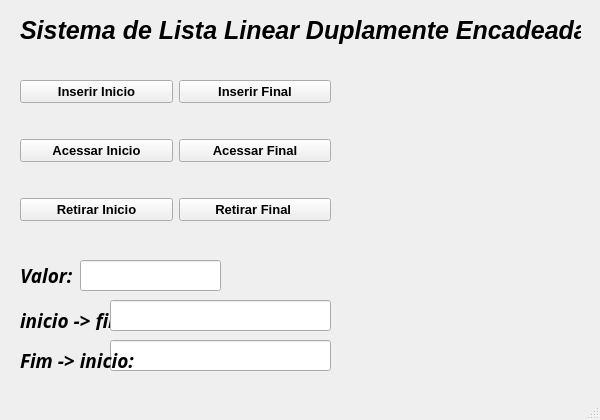
<?xml version="1.0" encoding="UTF-8"?>
<ui version="4.0">
 <class>MainWindow</class>
 <widget class="QMainWindow" name="MainWindow">
  <property name="geometry">
   <rect>
    <x>0</x>
    <y>0</y>
    <width>600</width>
    <height>420</height>
   </rect>
  </property>
  <property name="windowTitle">
   <string>MainWindow</string>
  </property>
  <widget class="QWidget" name="centralwidget">
   <widget class="QLineEdit" name="lineEdit_Valor">
    <property name="geometry">
     <rect>
      <x>80</x>
      <y>260</y>
      <width>141</width>
      <height>31</height>
     </rect>
    </property>
    <property name="font">
     <font>
      <family>Ubuntu Mono</family>
      <italic>true</italic>
      <bold>true</bold>
     </font>
    </property>
   </widget>
   <widget class="QLabel" name="label">
    <property name="geometry">
     <rect>
      <x>20</x>
      <y>260</y>
      <width>111</width>
      <height>31</height>
     </rect>
    </property>
    <property name="font">
     <font>
      <family>Ubuntu Condensed</family>
      <pointsize>14</pointsize>
      <italic>true</italic>
      <bold>true</bold>
     </font>
    </property>
    <property name="text">
     <string>Valor:</string>
    </property>
   </widget>
   <widget class="QLabel" name="label_2">
    <property name="geometry">
     <rect>
      <x>20</x>
      <y>10</y>
      <width>561</width>
      <height>41</height>
     </rect>
    </property>
    <property name="font">
     <font>
      <pointsize>19</pointsize>
      <italic>true</italic>
      <bold>true</bold>
     </font>
    </property>
    <property name="text">
     <string>Sistema de Lista Linear Duplamente Encadeada</string>
    </property>
   </widget>
   <widget class="QLabel" name="label_3">
    <property name="geometry">
     <rect>
      <x>600</x>
      <y>0</y>
      <width>181</width>
      <height>131</height>
     </rect>
    </property>
    <property name="midLineWidth">
     <number>-2</number>
    </property>
    <property name="text">
     <string/>
    </property>
    <property name="pixmap">
     <pixmap>:/new/prefix2/icon/foto.png</pixmap>
    </property>
    <property name="scaledContents">
     <bool>true</bool>
    </property>
   </widget>
   <widget class="QLabel" name="label_4">
    <property name="geometry">
     <rect>
      <x>20</x>
      <y>310</y>
      <width>111</width>
      <height>20</height>
     </rect>
    </property>
    <property name="font">
     <font>
      <family>Ubuntu Condensed</family>
      <pointsize>14</pointsize>
      <italic>true</italic>
      <bold>true</bold>
     </font>
    </property>
    <property name="text">
     <string>inicio -&gt; fim:</string>
    </property>
   </widget>
   <widget class="QLineEdit" name="lineEdit_Iniciofim">
    <property name="geometry">
     <rect>
      <x>110</x>
      <y>300</y>
      <width>221</width>
      <height>31</height>
     </rect>
    </property>
    <property name="font">
     <font>
      <family>Ubuntu Mono</family>
      <italic>true</italic>
      <bold>true</bold>
     </font>
    </property>
   </widget>
   <widget class="QLineEdit" name="lineEdit_fiminicio">
    <property name="geometry">
     <rect>
      <x>110</x>
      <y>340</y>
      <width>221</width>
      <height>31</height>
     </rect>
    </property>
    <property name="font">
     <font>
      <family>Ubuntu Mono</family>
      <italic>true</italic>
      <bold>true</bold>
     </font>
    </property>
   </widget>
   <widget class="QLabel" name="label_5">
    <property name="geometry">
     <rect>
      <x>20</x>
      <y>350</y>
      <width>121</width>
      <height>20</height>
     </rect>
    </property>
    <property name="font">
     <font>
      <family>Ubuntu Condensed</family>
      <pointsize>14</pointsize>
      <italic>true</italic>
      <bold>true</bold>
     </font>
    </property>
    <property name="text">
     <string>Fim -&gt; inicio:</string>
    </property>
   </widget>
   <widget class="QLabel" name="label_6">
    <property name="geometry">
     <rect>
      <x>360</x>
      <y>80</y>
      <width>211</width>
      <height>221</height>
     </rect>
    </property>
    <property name="text">
     <string/>
    </property>
    <property name="pixmap">
     <pixmap>imagens/soulindo.png</pixmap>
    </property>
    <property name="scaledContents">
     <bool>true</bool>
    </property>
   </widget>
   <widget class="QWidget" name="">
    <property name="geometry">
     <rect>
      <x>20</x>
      <y>50</y>
      <width>311</width>
      <height>201</height>
     </rect>
    </property>
    <layout class="QGridLayout" name="gridLayout">
     <item row="3" column="0">
      <widget class="QPushButton" name="pushButton_retirarInicio">
       <property name="font">
        <font>
         <pointsize>10</pointsize>
         <bold>true</bold>
        </font>
       </property>
       <property name="text">
        <string>Retirar Inicio</string>
       </property>
       <property name="icon">
        <iconset>
         <normaloff>imagens/delete_FILL0_wght400_GRAD0_opsz24.png</normaloff>imagens/delete_FILL0_wght400_GRAD0_opsz24.png</iconset>
       </property>
      </widget>
     </item>
     <item row="0" column="0">
      <widget class="QPushButton" name="pushButton_inserirInicio">
       <property name="font">
        <font>
         <pointsize>10</pointsize>
         <bold>true</bold>
        </font>
       </property>
       <property name="text">
        <string>Inserir Inicio</string>
       </property>
       <property name="icon">
        <iconset>
         <normaloff>imagens/add_FILL0_wght400_GRAD0_opsz24.png</normaloff>imagens/add_FILL0_wght400_GRAD0_opsz24.png</iconset>
       </property>
      </widget>
     </item>
     <item row="0" column="1">
      <widget class="QPushButton" name="pushButton_inserirFInal">
       <property name="font">
        <font>
         <pointsize>10</pointsize>
         <bold>true</bold>
        </font>
       </property>
       <property name="text">
        <string>Inserir Final</string>
       </property>
       <property name="icon">
        <iconset>
         <normaloff>imagens/arrow_back_FILL0_wght400_GRAD0_opsz24.png</normaloff>imagens/arrow_back_FILL0_wght400_GRAD0_opsz24.png</iconset>
       </property>
      </widget>
     </item>
     <item row="1" column="0">
      <widget class="QPushButton" name="pushButton_acessarInicio">
       <property name="font">
        <font>
         <pointsize>10</pointsize>
         <bold>true</bold>
        </font>
       </property>
       <property name="text">
        <string>Acessar Inicio</string>
       </property>
       <property name="icon">
        <iconset>
         <normaloff>imagens/left_click_FILL0_wght400_GRAD0_opsz24.png</normaloff>imagens/left_click_FILL0_wght400_GRAD0_opsz24.png</iconset>
       </property>
      </widget>
     </item>
     <item row="1" column="1">
      <widget class="QPushButton" name="pushButton_acessarFinal">
       <property name="font">
        <font>
         <pointsize>10</pointsize>
         <bold>true</bold>
        </font>
       </property>
       <property name="text">
        <string>Acessar Final</string>
       </property>
       <property name="icon">
        <iconset>
         <normaloff>imagens/left_click_FILL0_wght400_GRAD0_opsz24.png</normaloff>imagens/left_click_FILL0_wght400_GRAD0_opsz24.png</iconset>
       </property>
      </widget>
     </item>
     <item row="3" column="1">
      <widget class="QPushButton" name="pushButton_retirarFinal">
       <property name="font">
        <font>
         <pointsize>10</pointsize>
         <bold>true</bold>
        </font>
       </property>
       <property name="text">
        <string>Retirar Final </string>
       </property>
       <property name="icon">
        <iconset>
         <normaloff>imagens/close_FILL0_wght400_GRAD0_opsz24.png</normaloff>imagens/close_FILL0_wght400_GRAD0_opsz24.png</iconset>
       </property>
      </widget>
     </item>
    </layout>
   </widget>
  </widget>
  <widget class="QMenuBar" name="menubar">
   <property name="geometry">
    <rect>
     <x>0</x>
     <y>0</y>
     <width>600</width>
     <height>20</height>
    </rect>
   </property>
  </widget>
  <widget class="QStatusBar" name="statusbar"/>
 </widget>
 <resources/>
 <connections/>
</ui>
